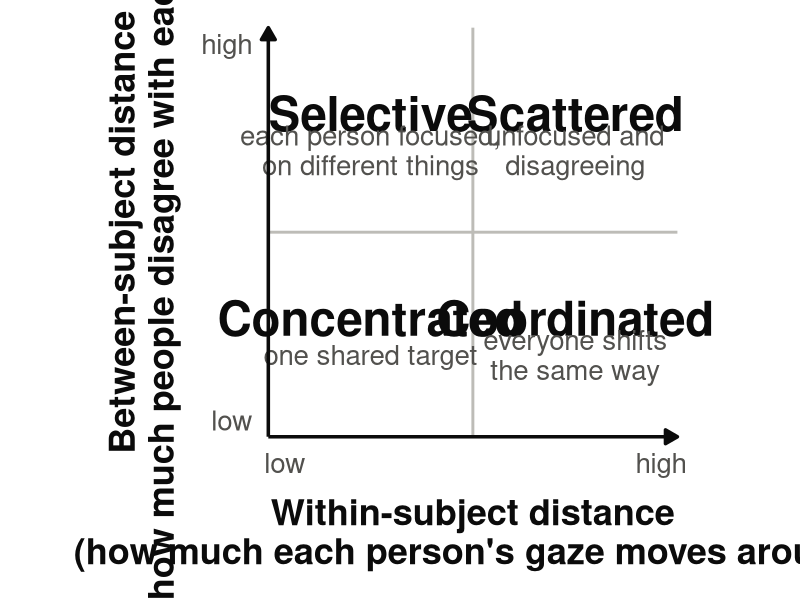

Recreate this plot in R.
## plot_quadrant_schematic.R
## Presentation schematic: empty within/between quadrant space (x = within-subject, y = between-subject distance, as in
## plot_within_between_scatter.R) with the four types named in their quadrants. No data.
##
## Output: figures/presentations/analysis schematics/quadrants_empty.png
## Usage:  Rscript scripts/analysis/plot_quadrant_schematic.R

suppressPackageStartupMessages({
  library(ggplot2)
  library(here)
})

OUT <- here("figures", "presentations", "analysis schematics", "quadrants_empty.png")
INK <- "#0b0b0b"; INK2 <- "#52514e"; RULE <- "#bdbcb7"

quads <- data.frame(
  x = c(0.25, 0.75, 0.25, 0.75), y = c(0.25, 0.25, 0.75, 0.75),
  name = c("Concentrated", "Coordinated", "Selective", "Scattered"),
  desc = c("one shared target", "everyone shifts\nthe same way", "each person focused,\non different things", "unfocused and\ndisagreeing")
)

p <- ggplot(quads) +
  annotate("segment", x = 0.5, xend = 0.5, y = 0, yend = 1, color = RULE, linewidth = 1) +
  annotate("segment", x = 0, xend = 1, y = 0.5, yend = 0.5, color = RULE, linewidth = 1) +
  geom_text(aes(x, y + 0.04, label = name), size = 12, fontface = "bold", color = INK) +
  geom_text(aes(x, y - 0.05, label = desc), size = 7, color = INK2, lineheight = 0.9) +
  scale_x_continuous(limits = c(0, 1), breaks = c(0.04, 0.96), labels = c("low", "high"), expand = c(0, 0)) +
  scale_y_continuous(limits = c(0, 1), breaks = c(0.04, 0.96), labels = c("low", "high"), expand = c(0, 0)) +
  coord_fixed(clip = "off") +
  labs(x = "Within-subject distance\n(how much each person's gaze moves around)",
       y = "Between-subject distance\n(how much people disagree with each other)") +
  theme_classic(base_size = 26) +
  theme(axis.title = element_text(color = INK, face = "bold", lineheight = 0.9),
        axis.title.x = element_text(margin = margin(t = 14)), axis.title.y = element_text(margin = margin(r = 14)),
        axis.text = element_text(color = INK2, size = 20), axis.ticks = element_blank(),
        axis.line = element_line(color = INK, linewidth = 1.2, arrow = grid::arrow(length = unit(0.35, "cm"), type = "closed")),
        plot.margin = margin(20, 30, 20, 20))
ggsave(OUT, p, width = 11, height = 11, dpi = 200, bg = "white")
cat("Saved", OUT, "\n")
